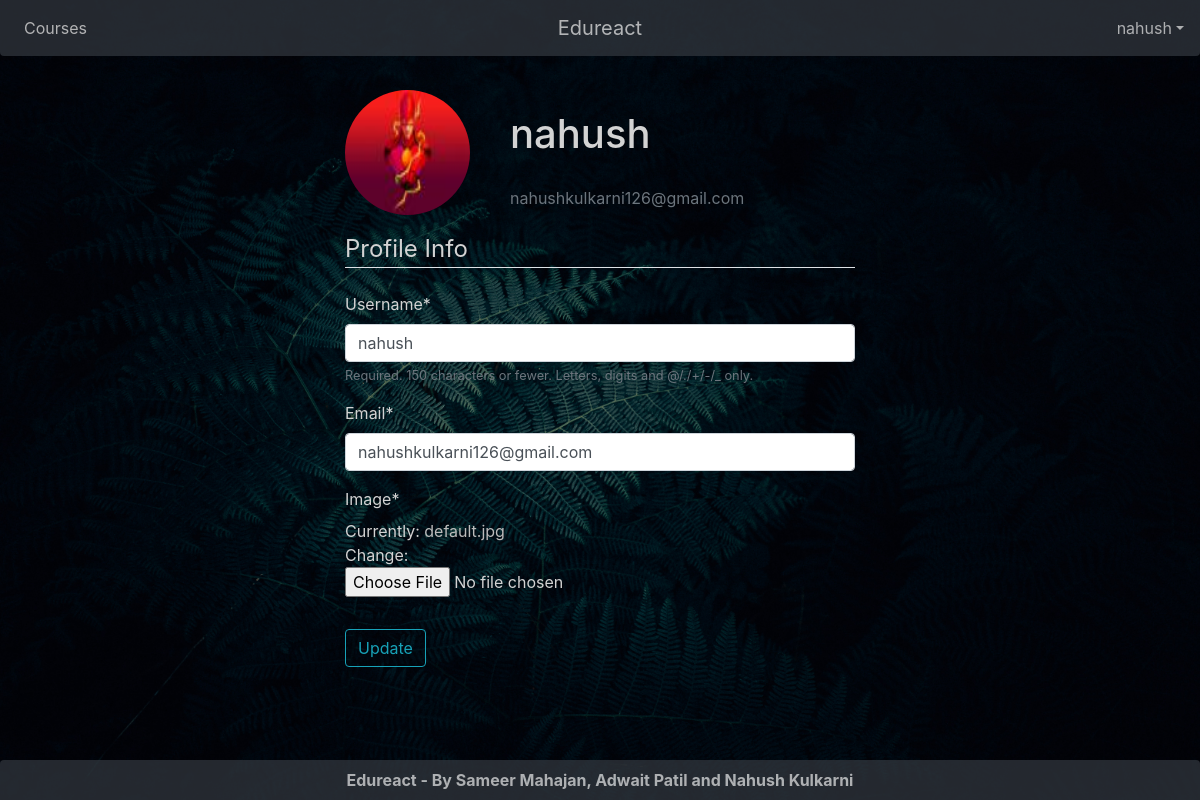
The page /profile/ (signed in) on the database its author committed.
### users/models.py (models this page shows, shortened)
class Student(AbstractUser):
    image = models.ImageField(default='default.jpg',upload_to='profile_pics')
    linkedin = models.CharField(max_length=100)
    github = models.CharField(max_length=100)
    teacher_status = models.BooleanField('teacher_status',default=False)
    def __str__(self):
        return self.username

### users/views.py (the view)
# urls.py: path('profile/', profile , name ='profile')]
@login_required # @ adds functionality to an existing function
def profile(request):
    if request.method == 'POST':
        u_form = userupdateform(request.POST, instance=request.user) #instance to fill the username field by logged in persons username
        P_form = profileupdateform(request.POST,
         request.FILES,
         instance=request.user)
        if u_form.is_valid() and P_form.is_valid():
            u_form.save()
            P_form.save()
            messages.success(request, f'Your account has been updated:')
            return redirect('profile')
    else:
        u_form = userupdateform(instance=request.user) #instance to fill the username field by logged in persons username
        P_form = profileupdateform(instance=request.user)
    context = {
        'u_form': u_form,
        'p_form': P_form
    }
    return render(request, 'users/profile.html',context)

### users/forms.py
class userupdateform(forms.ModelForm):
    email = forms.EmailField()
    class Meta:
        model = Student
        fields = ['username','email']

class profileupdateform(forms.ModelForm):
    class Meta:
        model = Student
        fields = ['image']

### users/templates/users/profile.html (shortened to what this page needs)
{% extends "courses/base.html" %}
{% load crispy_forms_tags %}
{% block content %}
    <div class="content-section container h-100">
        <div  class="media">
            <img class="rounded-circle account-img" src="{{ user.image.url }}">
            <div class="media-body">
                <h2  class="account-heading">{{ user.username }}</h2>
                <p class="text-secondary">{{ user.email }}</p>
            </div>
        </div>
        <form method="POST" enctype= "multipart/form-data">
            <fieldset class="form-group">
                <legend  class="border-bottom mb-4">Profile Info</legend>
                {{ u_form|crispy }}
                {{ p_form|crispy }}
            </fieldset>
            <div  class="form-group">
                <button class="btn btn-outline-info" type="submit">Update</button>
            </div>
        </form>
    </div>
{% endblock content %}

### courses/templates/courses/base.html (shortened to what this page needs)
{% load static %}
<!DOCTYPE html>
<html>
<head>
    <link rel="stylesheet" href="https://maxcdn.bootstrapcdn.com/bootstrap/4.0.0/css/bootstrap.min.css">
    <link rel="stylesheet" type="text/css" href="{% static 'courses/main.css' %}">
</head>
<body class="parallax text-light">
    <nav class="navbar navbar-expand-md navbar-dark bg-dark rounded-bottom transparent">
        <div class="navbar-collapse collapse w-100 order-1 order-md-0 dual-collapse2">
            <ul class="navbar-nav mr-auto">
                <li class="nav-item active">
                    <a class="nav-link zoom" href="{% url 'Courses-view' %}">Courses</a>
                </li>
            </ul>
        </div>
        <div class="mx-auto order-0">
            <a class="navbar-brand mx-auto zoom" href="{% url 'home-view' %}">Edureact</a>
        </div>
        <div class="navbar-collapse collapse w-100 order-3 dual-collapse2">
            <ul class="navbar-nav ml-auto">
                <li class="nav-item active">
                    {% if user.is_authenticated %}
                        <div class="dropdown zoom">
                            <a class="nav-item dropdown-toggle" style="cursor: pointer;" id="dropdownMenuButton" data-toggle="dropdown" aria-haspopup="true" aria-expanded="false">{{user}}</a>
                        </div>
                    {% else %}
                        <a class="nav-item zoom" href="{% url 'login' %}">Login</a>
                    {% endif %}
                </li>
            </ul>
        </div>
    </nav>
    <br>
    <main role="main" class="container-fluid">
        {% block content %}{% endblock %}
    </main>
    <br>
    <footer>
        <ul class="nav justify-content-center bg-dark rounded-top transparent text-light">
            <li class="nav-item">
                <a class="nav-link"><b>Edureact - By Sameer Mahajan, Adwait Patil and Nahush Kulkarni<b></a>
            </li>
        </ul>
    </footer>
</body>
</html>

### courses/static/courses/main.css (style rules this page uses)
p { color: grey; }
.content-section { padding: 10px 20px; color: #D3D3D3; margin-bottom: 20px; width:550px; height:1010px; }
.account-img { height: 125px; width: 125px; margin-right: 20px; margin-bottom: 16px; }
.account-heading { padding: 20px; font-size: 2.5rem; }
.text-secondary { padding-left: 20px; }

### rows shown on the page
Student: username "nahush", image (placeholder picture), email "nahushkulkarni126@gmail.com"
